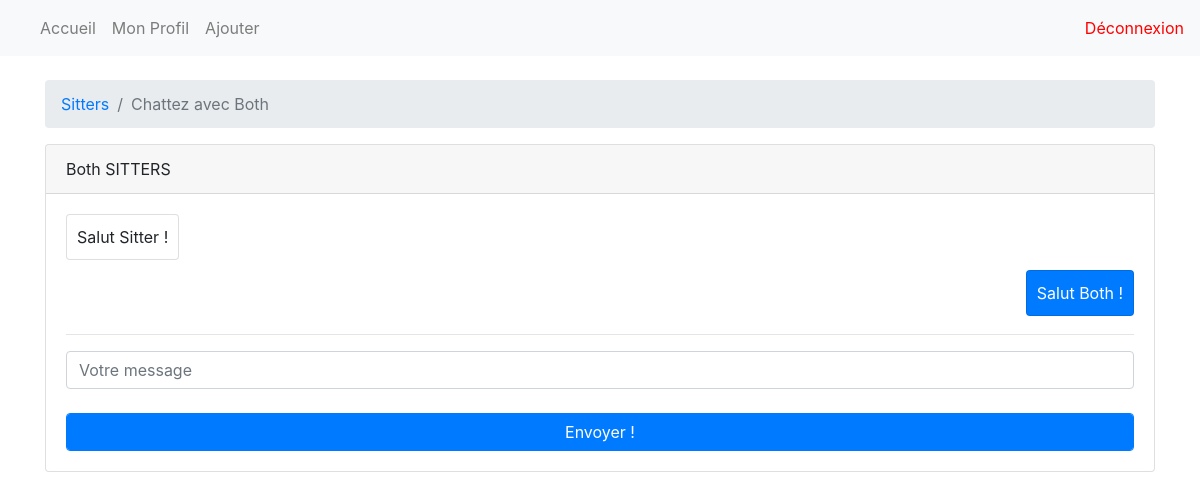
The app's page /Chat?User=8 (signed in) with its own data.
### Sitters/models.py (models this page shows, shortened)
class User(models.Model):
    Email = models.EmailField(max_length=50)
    Password = models.CharField(max_length=128)
    Firstname = models.CharField(max_length=30)
    Lastname = models.CharField(max_length=50)
    City = models.CharField(max_length=50)
    Street = models.CharField(max_length=30, null=True)
    Infos = models.TextField(null=True)
    Status = (
        ('Parent','Parent'),
        ('Sitter','Sitter'),
        ('Both','Both'),
        )
    Status = models.CharField(max_length=30, choices=Status)
    Price = models.FloatField(null=True)
    Age = models.IntegerField(null=True)
    Admin = models.BooleanField(default=False)
    Banned = models.BooleanField(default=False)

class Chat(models.Model):
    Sender = models.IntegerField(null=True)
    Receiver = models.IntegerField(null=True)
    Content = models.TextField(null=True)

### Sitters/views.py (the view)
# urls.py: url(r'^Chat$', Chatter),
def Chatter(request):
    if "User" in request.session:
        if len(request.GET) > 0:
            Sender = User.objects.filter(Email=request.session["User"])
            Receiver = User.objects.filter(pk=escape(request.GET["User"]))
            Chats = Chat.objects.filter(Sender=Sender[0].pk,Receiver=int(escape(request.GET["User"])))|Chat.objects.filter(Sender=int(escape(request.GET["User"])),Receiver=Sender[0].pk)
            if len(Sender) > 0 and len(Receiver) > 0:
                return render(request, 'Chat.html', {"Sender": Sender[0], "Receiver": Receiver[0], "Chats": Chats})
            else:
                return redirect('/')
        else:
            return redirect('/')
    else:
        return redirect('/Login')

### Sitters/templates/Chat.html (shortened to what this page needs)
<!DOCTYPE html>
<html>
<head>
    <link rel="stylesheet" href="https://stackpath.bootstrapcdn.com/bootstrap/4.4.1/css/bootstrap.min.css">
</head>
<body>
<nav class="navbar navbar-expand-lg navbar-light bg-light">
  <div class="collapse navbar-collapse" id="navbarText">
    <ul class="navbar-nav mr-auto">
      <li class="nav-item">
        <a class="nav-link" href="/">Accueil <span class="sr-only">(current)</span></a>
      </li>
      <li class="nav-item">
        <a class="nav-link" href="/Profile?Id={{Sender.pk}}">Mon Profil</a>
      </li>
      {% if Sender.Status != "Parent" %}
      <li class="nav-item">
        <a class="nav-link" href="/AddDisponibility">Ajouter</a>
      </li>
      {% endif %}
    </ul>
    <span class="navbar-text">
      <a href="/Logout" style="color: red; text-decoration: none;">Déconnexion</a>
    </span>
  </div>
</nav>
<br/>
<div class="container">
    <nav aria-label="breadcrumb">
	  <ol class="breadcrumb">
	    <li class="breadcrumb-item"><a href="#">Sitters</a></li>
	    <li class="breadcrumb-item active" aria-current="page">Chattez avec {{ Receiver.Firstname }}</li>
	  </ol>
	</nav>
	<div class="card">
		<div class="card-header">
			{{ Receiver.Firstname }} {{ Receiver.Lastname }}
		</div>
		<div class="card-body">
			<div style="max-height: 300px; overflow-y: auto;" id="ChatBox">
			{% for Chat in Chats %}
				{% if Sender.pk == Chat.Sender %}
				<div class="card" style="float: right; padding: 10px; max-width: 70%; background-color: #007BFF; color: #FFF;">
					{{ Chat.Content|safe }}
				</div><br/><br/>
				{% else %}
				<div class="card" style="padding: 10px; max-width: 70%; margin-bottom: 10px; display: inline-block;">
					{{ Chat.Content|safe }}
				</div><br/>
				{% endif %}
			{% endfor %}
			</div>
			<hr>
			<form method="get" action="/Send">
				<input type="text" placeholder="Votre message" class="form-control" name="Content"/><br/>
				<input type="submit" value="Envoyer !" class="btn btn-primary form-control" />
			</form>
		</div>
	</div>
</div>
</body>
</html>

### records on screen
User: Firstname "Both", Lastname "SITTERS"
Chat: Content "Salut Sitter !"
Chat: Content "Salut Both !"
